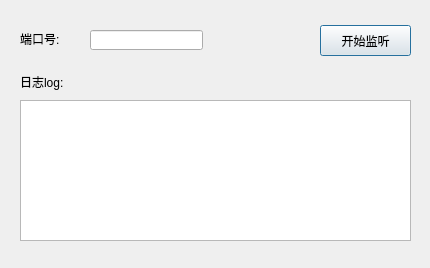
<?xml version="1.0" encoding="UTF-8"?>
<ui version="4.0">
 <class>Server</class>
 <widget class="QDialog" name="Server">
  <property name="geometry">
   <rect>
    <x>0</x>
    <y>0</y>
    <width>430</width>
    <height>268</height>
   </rect>
  </property>
  <property name="windowTitle">
   <string>Server</string>
  </property>
  <widget class="QPushButton" name="pushButton">
   <property name="geometry">
    <rect>
     <x>320</x>
     <y>25</y>
     <width>91</width>
     <height>31</height>
    </rect>
   </property>
   <property name="text">
    <string>开始监听</string>
   </property>
  </widget>
  <widget class="QLabel" name="label">
   <property name="geometry">
    <rect>
     <x>20</x>
     <y>23</y>
     <width>61</width>
     <height>31</height>
    </rect>
   </property>
   <property name="text">
    <string>端口号:</string>
   </property>
  </widget>
  <widget class="QLineEdit" name="lineEdit">
   <property name="geometry">
    <rect>
     <x>90</x>
     <y>30</y>
     <width>113</width>
     <height>20</height>
    </rect>
   </property>
  </widget>
  <widget class="QLabel" name="label_2">
   <property name="geometry">
    <rect>
     <x>20</x>
     <y>71</y>
     <width>71</width>
     <height>21</height>
    </rect>
   </property>
   <property name="text">
    <string>日志log:</string>
   </property>
  </widget>
  <widget class="QTextEdit" name="textEdit">
   <property name="geometry">
    <rect>
     <x>20</x>
     <y>100</y>
     <width>391</width>
     <height>141</height>
    </rect>
   </property>
  </widget>
 </widget>
 <resources/>
 <connections/>
</ui>
